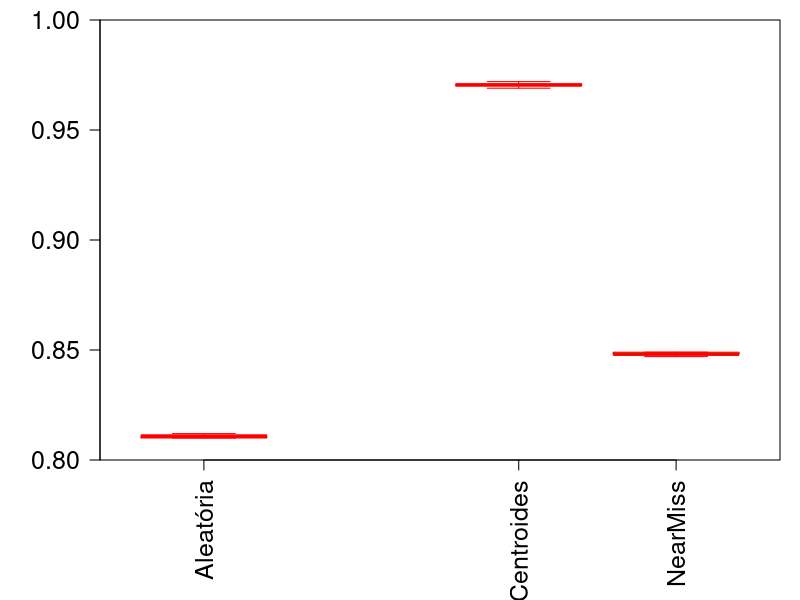
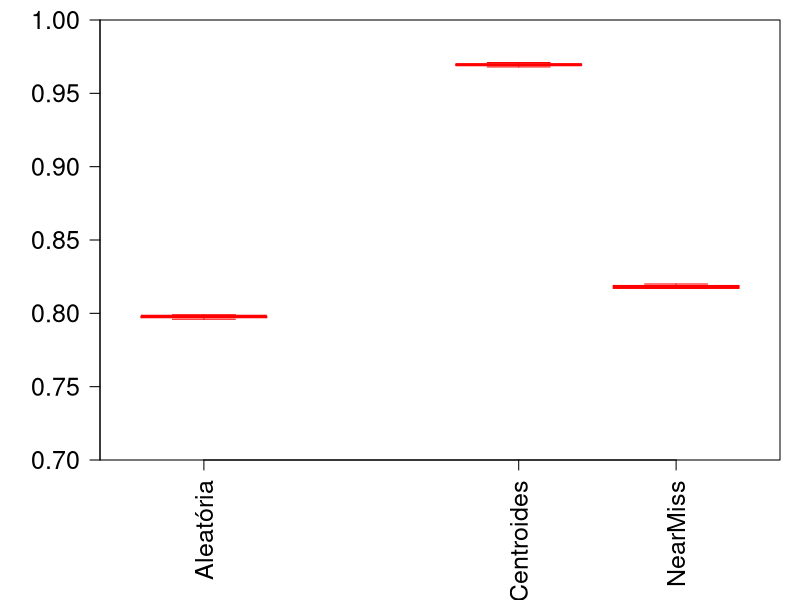
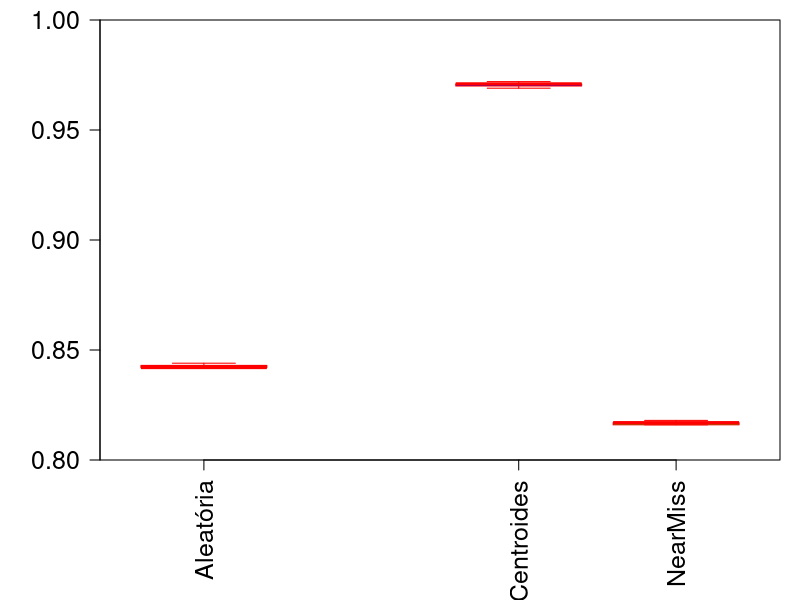
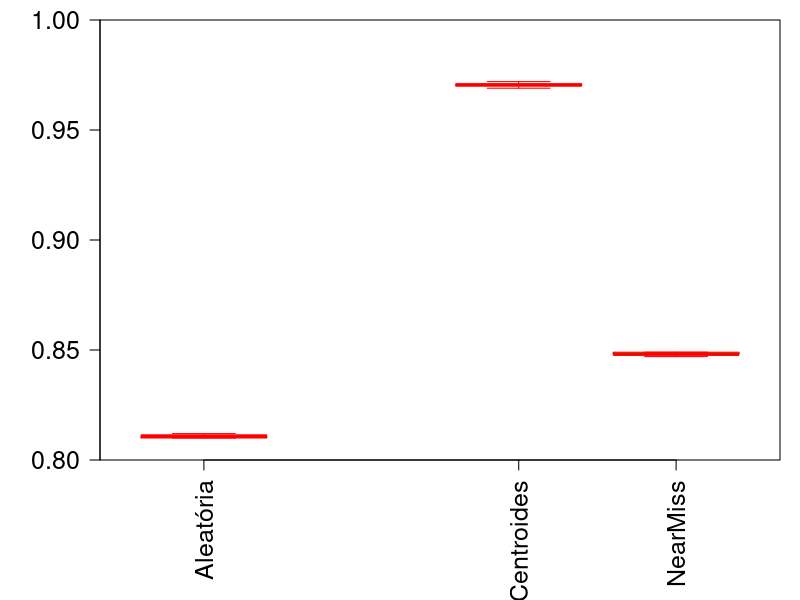

Write R code to recreate these figures, in order.
    #Results CIC2018 SVM Random
    accRandomSVM <- c(0.811913095539641,0.810730651438045,0.811003523153798,0.810097404840306,0.810437055288184,0.811156653694706,0.811715062058166,0.810814700531927,0.810493471803255,0.809832592626706)
    accRandomSVM = round(accRandomSVM, 3)
    
    f1RandomSVM <- c(0.798843323063073,0.798074573895639,0.798316061114699,0.796920396258479,0.797259219957399,0.798009441656055,0.799148219429761,0.798044788764396,0.797626799075582,0.796320964365735)
    f1RandomSVM = round(f1RandomSVM, 3)
    
    precisionRandomSVM <- c(0.843955740487579,0.841576280155723,0.841687663458994,0.841585048368238,0.842164517191440,0.842624793687135,0.843243152603648,0.842739455930962,0.841686215634470,0.842369147349385)
    precisionRandomSVM = round(precisionRandomSVM, 3)
    
    recallRandomSVM  <- c(0.811913095539641,0.810730651438045,0.811003523153798,0.810097404840306,0.810437055288184,0.811156653694706,0.811715062058166,0.810814700531927,0.810493471803255,0.809832592626706)
    recallRandomSVM = round(recallRandomSVM, 3)
    
    
    #Results CIC2018 SVM Cluster Centroids
    accClusterCentroidsSVM <- c(0.969396918967462,0.971112441568609,0.971918391783913,0.970260437055288,0.971100927994105,0.970156814884749,0.971054873696087,0.970398599949340,0.969949570543671,0.971008819398070)
    accClusterCentroidsSVM = round(accClusterCentroidsSVM, 3)
    
    f1ClusterCentroidsSVM <- c(0.968158861081169,0.970021083232801,0.970906759969250,0.969009226403854,0.969905432946306,0.968993336167312,0.969967810420753,0.969149931817169,0.968715988837992,0.969869147345591)
    f1ClusterCentroidsSVM = round(f1ClusterCentroidsSVM, 3)
    
    precisionClusterCentroidsSVM <- c(0.969364809794403,0.971453645530839,0.972101503835049,0.970518348358196,0.971371617376496,0.970309070368199,0.971404683641797,0.970518357685004,0.970090472253306,0.971339297654209)
    precisionClusterCentroidsSVM = round(precisionClusterCentroidsSVM, 3)
    
    recallClusterCentroidsSVM  <- c(0.969396918967462,0.971112441568609,0.971918391783913,0.970260437055288,0.971100927994105,0.970156814884749,0.971054873696087,0.970398599949340,0.969949570543671,0.971008819398070)
    recallClusterCentroidsSVM = round(recallClusterCentroidsSVM, 3)
    
    #Results CIC2018 SVM Cluster Centroids
    accNearMissSVM <- c(0.84754875999,0.84850438667,0.84773297718,0.84802081654,0.84703064914,0.84825108803,0.84855044097,0.84864254957,0.84947152693,0.84756027356)
    accNearMissSVM = round(accNearMissSVM, 3)
    
    f1NearMissSVM <-  c(0.81748106539,0.81853476190,0.81755434714,0.81811601981,0.81681559061,0.81834547690,0.81837495909,0.81889196520,0.81966871167,0.81741596578)
    f1NearMissSVM = round(f1NearMissSVM, 3)
    
    precisionNearMissSVM <- c(0.81636417077,0.81732065673,0.81634511748,0.81704596707,0.81563848877,0.81728593351,0.81684096460,0.81798970552,0.81832822611,0.81635244794) 
    precisionNearMissSVM = round(precisionNearMissSVM, 3)
    
    recallNearMissSVM  <- c(0.84754875999,0.84850438667,0.84773297718,0.84802081654,0.84703064914,0.84825108803,0.84855044097,0.84864254957,0.84947152693,0.84756027356)
    recallNearMissSVM = round(recallNearMissSVM, 3)
    
    
    # Computando os testes
    wilcox.test(accRandomSVM, accClusterCentroidsSVM, paired = TRUE,alternative = "l")
    wilcoxonTestSVMAccRC = wilcox.test(accRandomSVM, accClusterCentroidsSVM, paired = TRUE,alternative = "l")
    print(wilcoxonTestSVMAccRC$p.value)
    
    wilcox.test(precisionRandomSVM, precisionClusterCentroidsSVM, paired = TRUE,alternative = "l")
    wilcoxonTestSVMPrecisionRC = wilcox.test(precisionRandomSVM, precisionClusterCentroidsSVM, paired = TRUE,alternative = "l")
    print(wilcoxonTestSVMPrecisionRC$p.value)
    
    wilcox.test(f1RandomSVM, f1ClusterCentroidsSVM, paired = TRUE,alternative = "l")
    wilcoxonTestSVMF1RC = wilcox.test(f1RandomSVM, f1ClusterCentroidsSVM, paired = TRUE,alternative = "l")
    print(wilcoxonTestSVMF1RC$p.value)
    
    wilcox.test(recallRandomSVM, recallClusterCentroidsSVM, paired = TRUE,alternative = "l")
    wilcoxonTestSVMRecallRC = wilcox.test(recallRandomSVM, recallClusterCentroidsSVM, paired = TRUE,alternative = "l")
    print(wilcoxonTestSVMRecallRC$p.value)
    
    wilcox.test(accNearMissSVM, accClusterCentroidsSVM, paired = TRUE,alternative = "l")
    wilcoxonTestSVMAccNC = wilcox.test(accNearMissSVM, accClusterCentroidsSVM, paired = TRUE,alternative = "l")
    print(wilcoxonTestSVMAccNC$p.value)
    
    wilcox.test(precisionNearMissSVM, precisionClusterCentroidsSVM, paired = TRUE,alternative = "l")
    wilcoxonTestSVMPrecisionNC = wilcox.test(precisionNearMissSVM, precisionClusterCentroidsSVM, paired = TRUE,alternative = "l")
    print(wilcoxonTestSVMPrecisionNC$p.value)
    
    wilcox.test(f1NearMissSVM, f1ClusterCentroidsSVM, paired = TRUE,alternative = "l")
    wilcoxonTestSVMF1NC = wilcox.test(f1NearMissSVM, f1ClusterCentroidsSVM, paired = TRUE,alternative = "l")
    print(wilcoxonTestSVMF1NC$p.value)
    
    wilcox.test(recallNearMissSVM, recallClusterCentroidsSVM, paired = TRUE,alternative = "l")
    wilcoxonTestSVMRecallNC = wilcox.test(recallNearMissSVM, recallClusterCentroidsSVM, paired = TRUE,alternative = "l")
    print(wilcoxonTestSVMRecallNC$p.value)
    
    ################################
    pdf(file="accSVMCIC2018.pdf")
    par(cex.lab=1.5) # is for y-axis
    
    par(cex.axis=1.5) # is for x-axis
    par(mgp=c(2,1,0))
    par(mar=c(7,5,1,1)) 
    boxplot(accRandomSVM, accClusterCentroidsSVM, accNearMissSVM,
            main = "",
            at = c(2,4,5),
            names = c( "Aleatória", "Centroides", "NearMiss"),
            las = 2,
            col = c("red","blue","green"),
            border = "red",
            horizontal = FALSE,
            notch = FALSE,
            ylim = c(0.8,1 ), yaxs = "i" , cex.main=1.5,
            cex.lab=1.0,
            font.main=20,las=0)
    dev.off()
    
    pdf(file="f1SVMCIC2018.pdf")
    par(cex.lab=1.5) # is for y-axis
    
    par(cex.axis=1.5) # is for x-axis
    par(mgp=c(2,1,0))
    par(mar=c(7,5,1,1)) 
    boxplot(f1RandomSVM, f1ClusterCentroidsSVM, f1NearMissSVM,
            main = "",
            at = c(2,4,5),
            names = c( "Aleatória", "Centroides", "NearMiss"),
            las = 2,
            col = c("red","blue","green"),
            border = "red",
            horizontal = FALSE,
            notch = FALSE,
            ylim = c(0.7,1 ), yaxs = "i" , cex.main=1.5,
            cex.lab=1.0,
            font.main=20,las=0)
    dev.off()
    
    pdf(file="precisionSVMCIC2018.pdf")
    par(cex.lab=1.5) # is for y-axis
    
    par(cex.axis=1.5) # is for x-axis
    par(mgp=c(2,1,0))
    par(mar=c(7,5,1,1)) 
    boxplot( precisionRandomSVM, precisionClusterCentroidsSVM, precisionNearMissSVM,
            main = "",
            at = c(2,4,5),
            names = c( "Aleatória", "Centroides", "NearMiss"),
            las = 2,
            col = c("red","blue","green"),
            border = "red",
            horizontal = FALSE,
            notch = FALSE,
            ylim = c(0.8,1 ), yaxs = "i" , cex.main=1.5,
            cex.lab=1.0,
            font.main=20,las=0)
    dev.off()
    
    pdf(file="recallSVMCIC2018.pdf")
    par(cex.lab=1.5) # is for y-axis
    
    par(cex.axis=1.5) # is for x-axis
    par(mgp=c(2,1,0))
    par(mar=c(7,5,1,1)) 
    boxplot( recallRandomSVM, recallClusterCentroidsSVM, recallNearMissSVM,
            main = "",
            at = c(2,4,5),
            names = c( "Aleatória", "Centroides", "NearMiss"),
            las = 2,
            col = c("red","blue","green"),
            border = "red",
            horizontal = FALSE,
            notch = FALSE,
            ylim = c(0.8,1 ), yaxs = "i" , cex.main=1.5,
            cex.lab=1.0,
            font.main=20,las=0)
    dev.off()
